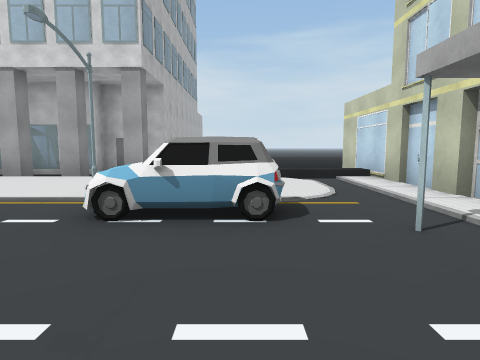
View 1 (above)

24 first-person views from a walk through a 3-D level made in the Unity game engine. The camera is 1.4 m above the floor, tilts 6° down and sees 75° across. The floor is counted in squares, 2 m on a side. Each view is taken from the middle of a square. On the plan, view 1 faces up. The plan holds only what a view shows up to about 10 squares ahead; the rest is blank. The place goes on beyond the plan. The player character is not drawn. Some surface patterns are stand-ins.

View 2
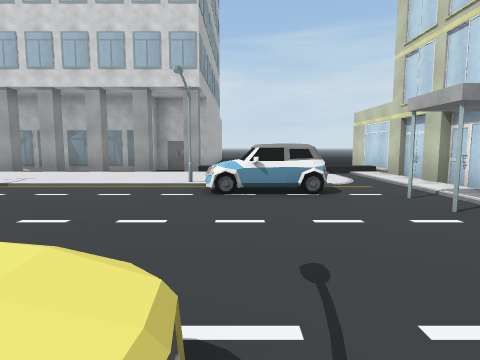

View 3
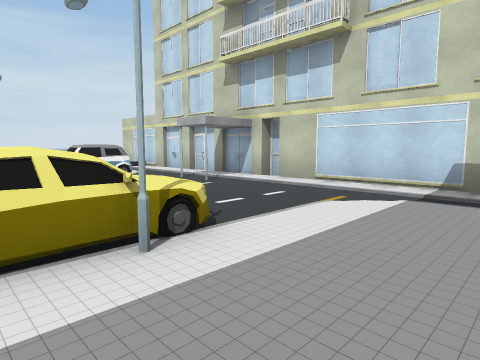

View 4
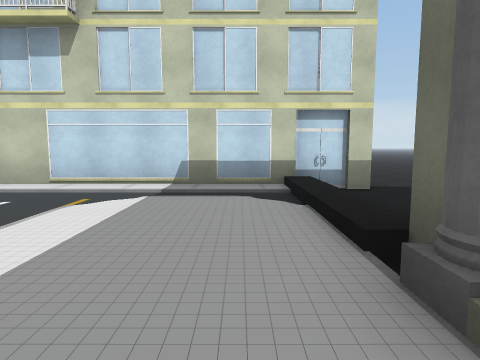

View 5
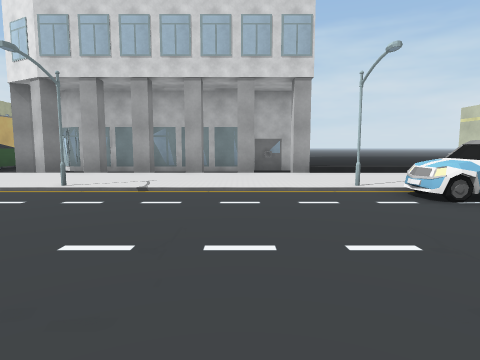

View 6
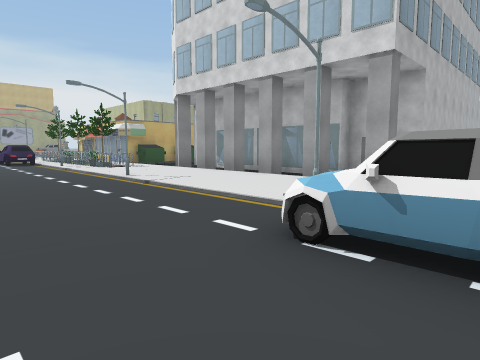

View 7
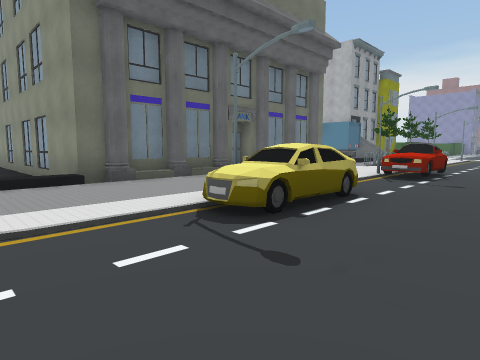

View 8
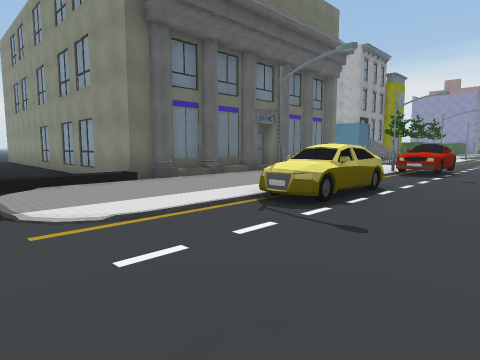

View 9
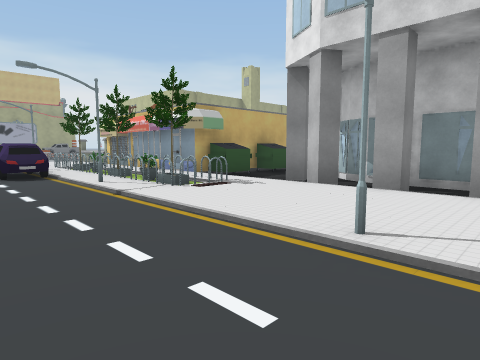

View 10
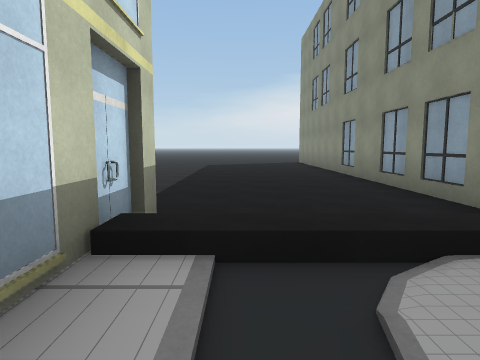

View 11
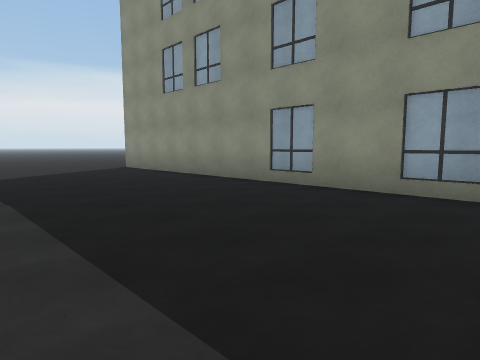

View 12
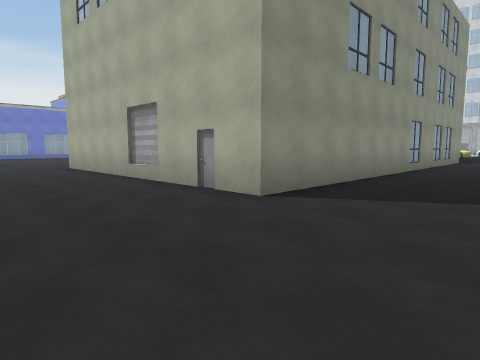

View 13
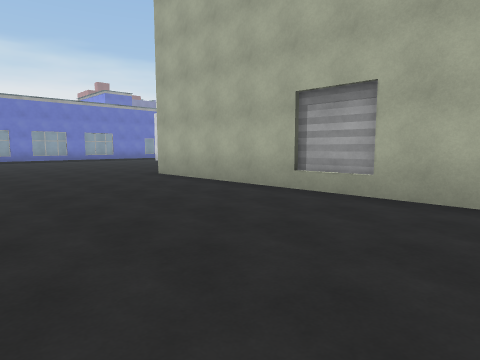

View 14
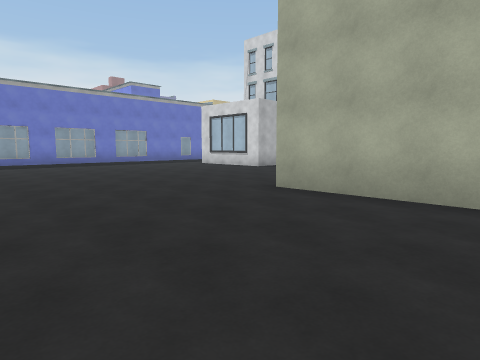

View 15
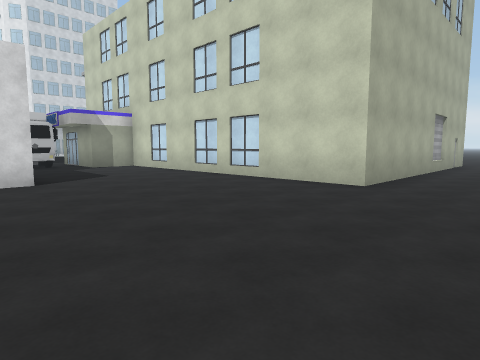

View 16
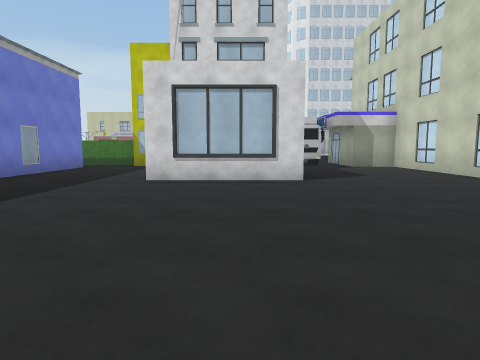

View 17
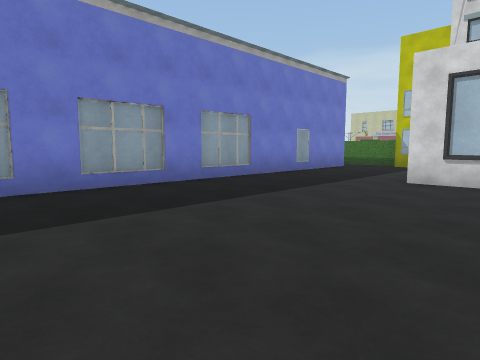

View 18
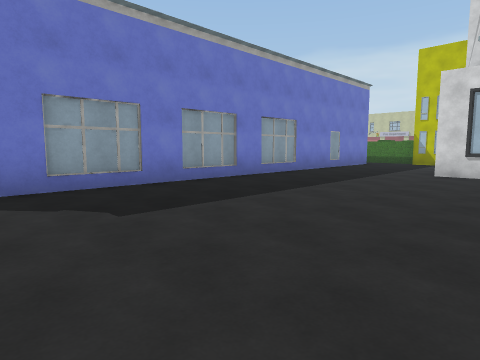

View 19
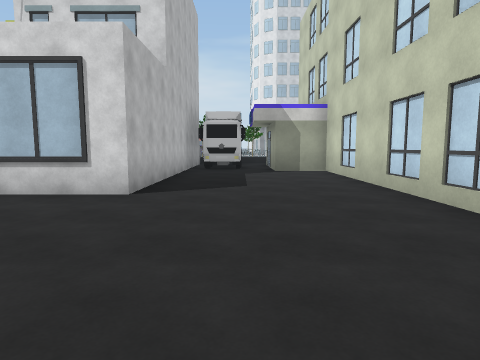

View 20
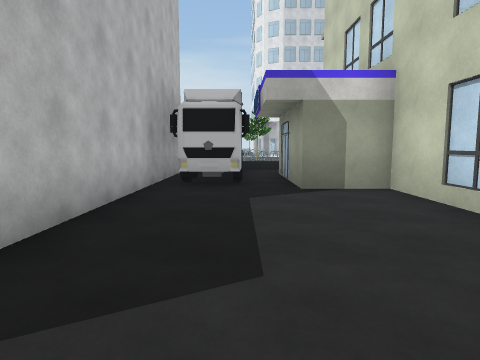

View 21
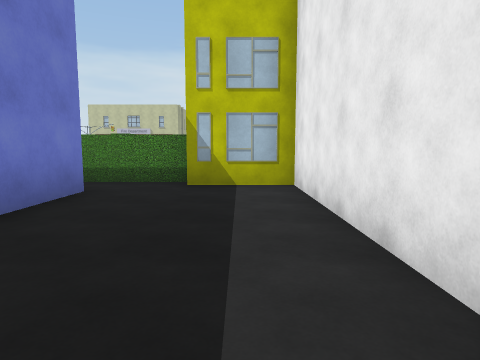

View 22
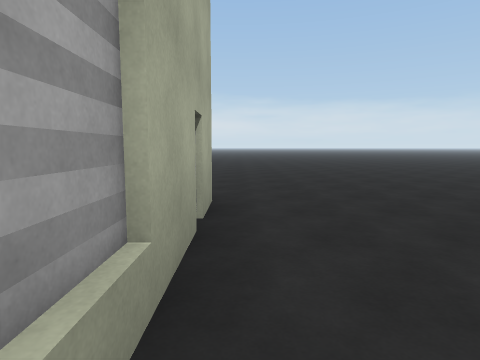

View 23
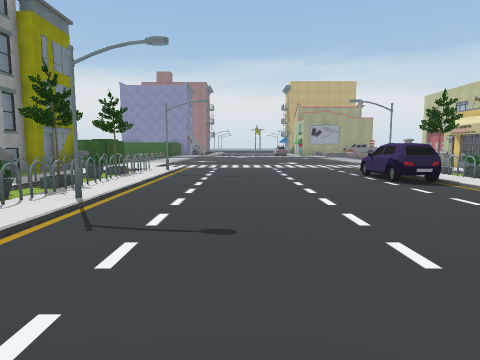

View 24
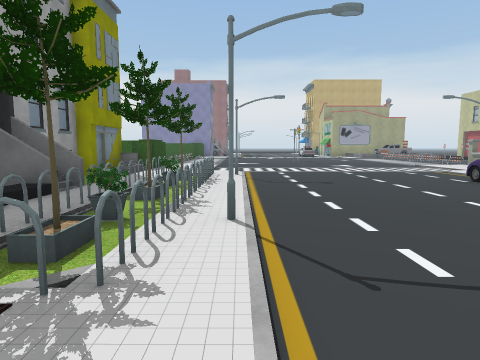

### Floor plan
Key: @ floor where view 1 was taken; # wall or solid block; . main floor; : floor 0.25 m higher than the main floor; / step, stairs or slope; B building; S streetlight; C car; I bin; T tree; P pot; R truck; H hedge; O other object.
Columns run from 21 left of view 1 to 4 right of it. Each row starts with its distance up from view 1.
 14                    B
 13                    B
 12                    B
 11                    B
 10          I         B
  9         #I.BBBBBBBBB    #
  8         #I.B.......     #
  7    ###### . BBB BB    //#
  6     TO OO P            .#
  5     TT TO T            .#
  4   ..SCCC.S....S....SCC..#
  3   ...CCC............CC.##
  2   .....................##
  1   ...........  .........#
  0   ...................@..#
 -1   ...........CC...CCC...#
 -2   ..S..P.S...CS.. CS....#
 -3     TOOTOTP.           .#
 -4     T  OOTO       .   ..#
 -5  HH   BB///   ##:####///#
 -6   B##BBB  .    ###  #...#
 -7           #         #.....
 -8 HHH    #RR#         #.....
 -9 ..###  #RR###       #.....
-10 # ..#  #....#       #.....
-11  #..#  #....#       #.....
-12 # ..#  #....#       #.....
-13 #...#  #....#       #.....
-14 #...####....#       #....
-15 #...........#       #....
-16 #...........#       #....
-17 #...........#       #....
-18 #...........#########.....
-19 #.........................
-20 #.........................
-21 #.........................
-22 #.........................
-23   .....    ......... .....

Positions as (right, up) in squares from view 1, and headings:
1: (0, 0), facing up
2: (-1, -2), facing up
3: (-3, -4), facing up-right
4: (-3, -4), facing right
5: (-4, -1), facing up
6: (0, 1), facing up-left
7: (1, 1), facing down-left
8: (2, 1), facing down-left
9: (-6, 2), facing up-left
10: (2, -3), facing down
11: (4, -8), facing down-left
12: (2, -22), facing up-left
13: (-2, -23), facing up-left
14: (-6, -23), facing up-left
15: (-15, -21), facing up-right
16: (-15, -21), facing up
17: (-15, -21), facing up-left
18: (-15, -23), facing up-left
19: (-12, -19), facing up
20: (-12, -15), facing up
21: (-18, -15), facing up
22: (-5, -19), facing right
23: (-8, 0), facing left
24: (-9, -2), facing left
